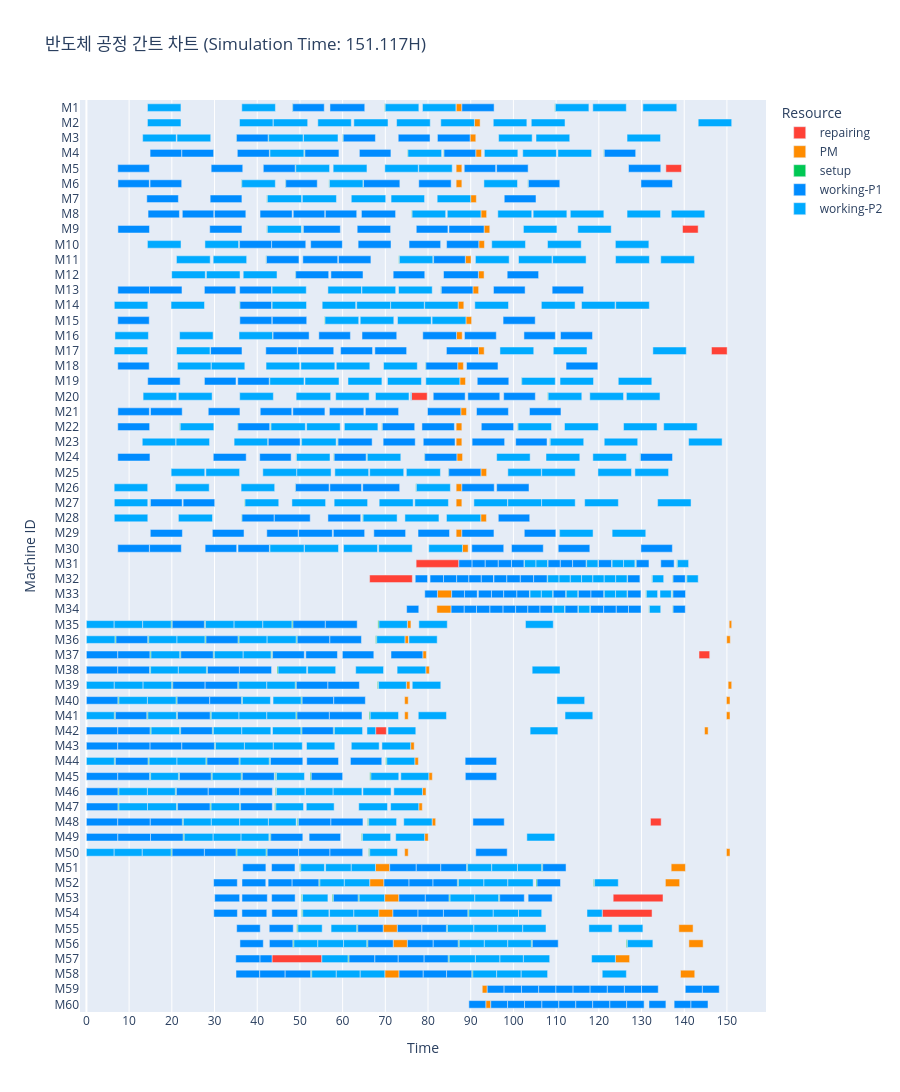

Notebook code cell kept with this figure:
### Code cell
env.run(until=scheduler.job_chk_process)
fig = create_gantt_chart(
    logs=event_logger.logs,
    max_time=event_logger.now,
    title=f"반도체 공정 간트 차트 (Simulation Time: {round(event_logger.now, 3)}{TIME_UNIT})")
fig.show()
fig.write_html("gantt_chart.html")

### Figure 1 — Plotly figure (JSON) as saved in the notebook; plotly's stock layout.template omitted (floating-point values rounded to 4 significant figures; data arrays with more than 128 entries replaced by an {"elided": "..."} marker saying what was removed)
{"data": [{"base": [146.4, 76.14, 77.22, 66.32, 143.5, 67.74, 132.1, 135.7, 123.4, 120.8, 43.46, 139.6], "customdata": [[""], [""], [""], [""], [""], [""], [""], [""], [""], [""], [""], [""]], "hovertemplate": "Resource=repairing<br>Start=%{base}<br>Finish=%{x}<br>Task=%{y}<br>job_op=%{customdata[0]}<extra></extra>", "legendgroup": "repairing", "marker": {"color": "rgb(255, 65, 54)", "pattern": {"shape": ""}}, "name": "repairing", "orientation": "h", "showlegend": true, "textposition": "auto", "type": "bar", "width": 0.5, "x": [3.667, 3.667, 10.0, 10.0, 2.5, 2.5, 2.5, 3.667, 11.67, 11.67, 11.67, 3.667], "xaxis": "x", "y": ["M17", "M20", "M31", "M32", "M37", "M42", "M48", "M5", "M53", "M54", "M57", "M9"], "yaxis": "y"}, {"base": [86.59, 91.88, 88.74, 91.8, 90.51, 87.05, 88.88, 86.67, 91.82, 86.95, 87.44, 90.86, 87.68, 86.59, 86.59, 86.75, 92.39, 86.59, 86.59, 92.34, 86.59, 89.85, 88.06, 82.2, 82.07, 75.17, 150.5, 74.59, 150.0, 78.77, 79.48, 74.92, 150.3, 91.18, 74.53, 149.9, 74.53, 149.9, 144.8, 75.93, 76.9, 80.17, 78.7, 77.83, 80.95, 79.21, 86.59, 74.53, 149.9, 67.69, 136.9, 66.34, 135.6, 69.84, 68.45, 69.49, 138.7, 71.84, 141.1, 123.9, 69.88, 139.1, 92.7, 86.59, 93.53, 89.98, 92.39, 93.13], "customdata": [[""], [""], [""], [""], [""], [""], [""], [""], [""], [""], [""], [""], [""], [""], [""], [""], [""], [""], [""], [""], [""], [""], [""], [""], [""], [""], [""], [""], [""], [""], [""], [""], [""], [""], [""], [""], [""], [""], [""], [""], [""], [""], [""], [""], [""], [""], [""], [""], [""], [""], [""], [""], [""], [""], [""], [""], [""], [""], [""], [""], [""], [""], [""], [""], [""], [""], [""], [""]], "hovertemplate": "Resource=PM<br>Start=%{base}<br>Finish=%{x}<br>Task=%{y}<br>job_op=%{customdata[0]}<extra></extra>", "legendgroup": "PM", "marker": {"color": "rgb(255, 140, 0)", "pattern": {"shape": ""}}, "name": "PM", "orientation": "h", "showlegend": true, "textposition": "auto", "type": "bar", "width": 0.5, "x": [1.333, 1.333, 1.333, 1.333, 1.333, 1.333, 1.333, 1.333, 1.333, 1.333, 1.333, 1.333, 1.333, 1.333, 1.333, 1.333, 1.333, 1.333, 1.333, 1.333, 1.333, 1.333, 1.333, 3.333, 3.333, 0.8333, 0.5907, 0.8333, 0.8333, 0.8333, 0.8333, 0.8333, 0.8333, 1.333, 0.8333, 0.8333, 0.8333, 0.8333, 0.8333, 0.8333, 0.8333, 0.8333, 0.8333, 0.8333, 0.8333, 0.8333, 1.333, 0.8333, 0.8333, 3.333, 3.333, 3.333, 3.333, 3.333, 3.333, 3.333, 3.333, 3.333, 3.333, 3.333, 3.333, 3.333, 1.167, 1.333, 1.167, 1.333, 1.333, 1.333], "xaxis": "x", "y": ["M1", "M10", "M11", "M12", "M13", "M14", "M15", "M16", "M17", "M18", "M19", "M2", "M21", "M22", "M23", "M24", "M25", "M26", "M27", "M28", "M29", "M3", "M30", "M33", "M34", "M35", "M35", "M36", "M36", "M37", "M38", "M39", "M39", "M4", "M40", "M40", "M41", "M41", "M42", "M43", "M44", "M45", "M46", "M47", "M48", "M49", "M5", "M50", "M50", "M51", "M51", "M52", "M52", "M53", "M54", "M55", "M55", "M56", "M56", "M57", "M58", "M58", "M59", "M6", "M60", "M7", "M8", "M9"], "yaxis": "y"}, {"base": {"elided": "181 float values"}, "customdata": {"elided": "181x1 str values"}, "hovertemplate": "Resource=setup<br>Start=%{base}<br>Finish=%{x}<br>Task=%{y}<br>job_op=%{customdata[0]}<extra></extra>", "legendgroup": "setup", "marker": {"color": "rgb(0, 200, 83)", "pattern": {"shape": ""}}, "name": "setup", "orientation": "h", "showlegend": true, "textposition": "auto", "type": "bar", "width": 0.5, "x": {"elided": "181 float values"}, "xaxis": "x", "y": {"elided": "181 str values"}, "yaxis": "y"}, {"base": {"elided": "351 float values"}, "customdata": {"elided": "351x1 str values"}, "hovertemplate": "Resource=working-P1<br>Start=%{base}<br>Finish=%{x}<br>Task=%{y}<br>job_op=%{customdata[0]}<extra></extra>", "legendgroup": "working-P1", "marker": {"color": "rgb(0, 140, 255)", "pattern": {"shape": ""}}, "name": "working-P1", "orientation": "h", "showlegend": true, "textposition": "auto", "type": "bar", "width": 0.5, "x": {"elided": "351 float values"}, "xaxis": "x", "y": {"elided": "351 str values"}, "yaxis": "y"}, {"base": {"elided": "353 float values"}, "customdata": {"elided": "353x1 str values"}, "hovertemplate": "Resource=working-P2<br>Start=%{base}<br>Finish=%{x}<br>Task=%{y}<br>job_op=%{customdata[0]}<extra></extra>", "legendgroup": "working-P2", "marker": {"color": "rgb(0, 170, 255)", "pattern": {"shape": ""}}, "name": "working-P2", "orientation": "h", "showlegend": true, "textposition": "auto", "type": "bar", "width": 0.5, "x": {"elided": "353 float values"}, "xaxis": "x", "y": {"elided": "353 str values"}, "yaxis": "y"}], "layout": {"barmode": "relative", "height": 3000, "legend": {"title": {"text": "Resource"}, "tracegroupgap": 0}, "title": {"text": "반도체 공정 간트 차트 (Simulation Time: 151.117H)"}, "xaxis": {"anchor": "y", "domain": [0, 1], "dtick": 10, "title": {"text": "Time"}}, "yaxis": {"anchor": "x", "categoryarray": ["M60", "M59", "M58", "M57", "M56", "M55", "M54", "M53", "M52", "M51", "M50", "M49", "M48", "M47", "M46", "M45", "M44", "M43", "M42", "M41", "M40", "M39", "M38", "M37", "M36", "M35", "M34", "M33", "M32", "M31", "M30", "M29", "M28", "M27", "M26", "M25", "M24", "M23", "M22", "M21", "M20", "M19", "M18", "M17", "M16", "M15", "M14", "M13", "M12", "M11", "M10", "M9", "M8", "M7", "M6", "M5", "M4", "M3", "M2", "M1"], "categoryorder": "array", "domain": [0, 1], "title": {"text": "Machine ID"}}}}
